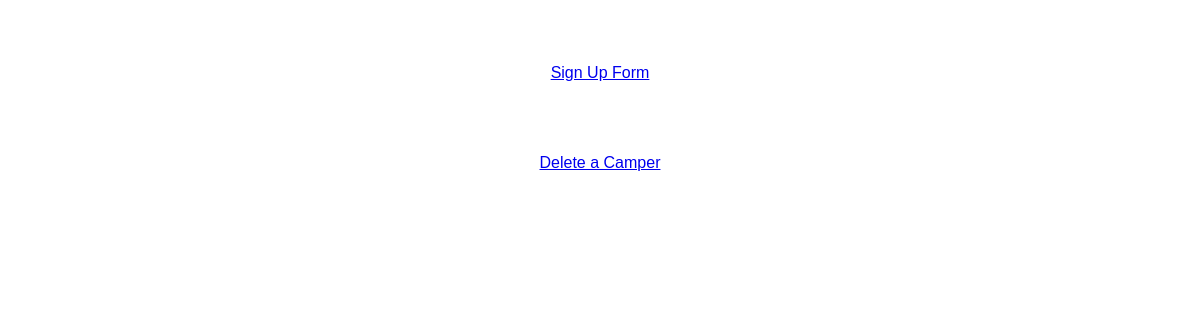
/list, run on an earlier commit of the app's database.
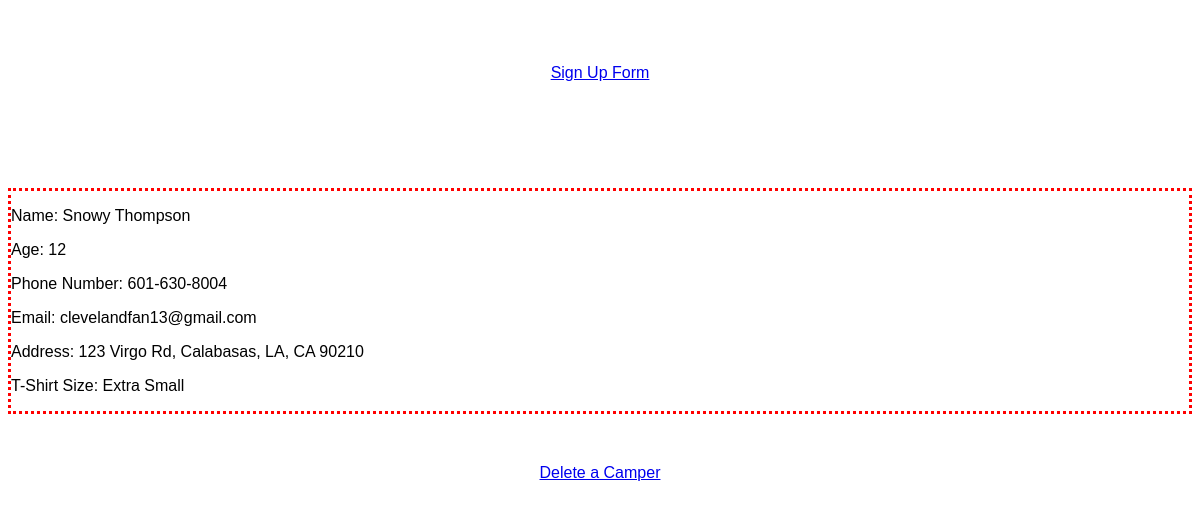
And on a later commit of the database.
### app.py (models this page shows, shortened)
class Camper(db.Model):
  id = db.Column(db.Integer, primary_key=True)
  name = db.Column(db.String(80), unique=True, nullable=False)
  age = db.Column(db.String(80), nullable=False)
  phone_number = db.Column(db.String(80), unique=True, nullable=False)
  email = db.Column(db.String(80), unique=True, nullable=False)
  address = db.Column(db.String(80), unique=True, nullable=False)
  t_shirt_size = db.Column(db.String(80), nullable=False)

### app.py (the view)
@app.route("/list")
def camper_list():
   return render_template("list.html", campers=Camper.query.all())

### templates/list.html
<html>
<head>
  <link rel="stylesheet" type="text/css" href="{{ url_for('static',filename='form.css') }}">
</head>
<body>
  <div class="header">
    <div>
      <a href="/">
        <p>Sign Up Form</p>
      </a>
    </div>
  </div>
  {% for camper in campers %}
  <div class="content">
    <div class="camper-info">
      <p>Name: {{camper.name}}</p>
    </div>
    <div class="camper-info">
      <p>Age: {{camper.age}}</p>
    </div>
    <div class="camper-info">
      <p>Phone Number: {{camper.phone_number}}</p>
    </div>
    <div class="camper-info">
      <p>Email: {{camper.email}}</p>
    </div>
    <div class="camper-info">
      <p>Address: {{camper.address}}</p>
    </div>
    <div class="camper-info">
      <p>T-Shirt Size: {{camper.t_shirt_size}}</p>
    </div>
  </div>
  {% endfor %}
  <a href="/delete">
    <p>Delete a Camper</p>
  </a>
</body>
</html>

### static/form.css (style rules this page uses)
body { font-family: sans-serif; text-align: center; }
.header { padding: 40px 0 40px 0; }
.content { display: block; text-align: left; margin: 50px 0; border-color: red; border-style: dotted; }

What changed in the data, as far as the page shows it:
added Camper: name "Snowy Thompson", age "12", phone_number "601-630-8004", email "clevelandfan13@gmail.com", address "123 Virgo Rd, Calabasas, LA, CA 90210", t_shirt_size "Extra Small"
